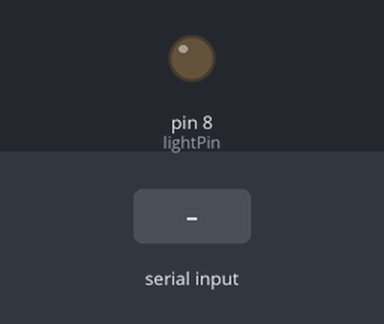
A sketch run on a simulated Arduino Uno, built with avr-gcc and run on an emulated ATmega328P. Shown: output pins drawn as LEDs (lit = HIGH). The inputs (shaded band) are chosen by the test bench. What the sketch prints to the serial monitor is not drawn.

Above: at 1.2 s.
1.3 s: "turn On" received over the second serial link
At 2.9 s:
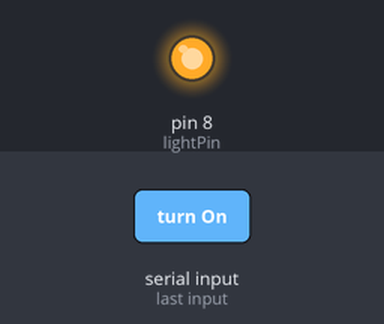
3.8 s: "turn Off" received over the second serial link
At 6.0 s:
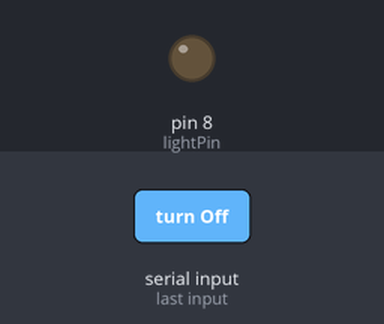
Timing chart, 0 to 7.5 s (numbered marks = the images above; inputs shaded):
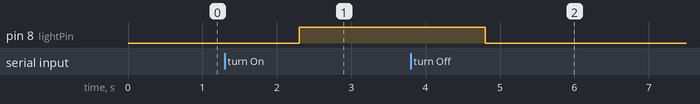

Measured:
- after the input at 1.3 s, pin 8 (lightPin): LOW → HIGH after 1.0 s
- after the input at 3.8 s, pin 8 (lightPin): HIGH → LOW after 1.0 s

The sketch:

voiceRecognitionByAndroid.ino
```cpp
#include <SoftwareSerial.h>

SoftwareSerial BTSerial(2, 3); // RX, TX


int lightPin = 8;
int usTrigPin = 4;
int usEchoPin = 5;


void setup() {
  pinMode(lightPin,OUTPUT);
  pinMode(usTrigPin,OUTPUT); // 센서 Trig 핀
  pinMode(usEchoPin,INPUT); // 센서 Echo 핀

  digitalWrite(lightPin,LOW);

  Serial.begin(9600);
  BTSerial.begin(9600);

}

void loop() {
  if(BTSerial.available()){
    String data = BTSerial.readString();
    Serial.println("[Log] 명령 수신완료 : "+data);
    execFunc(data);
    }
}

int execFunc(String input){
  if(input == "turn On")turnOn();
  if(input == "turn Off")turnOff();
  if(input == "report Dist")reportDist();
  }


void turnOn(){
  digitalWrite(lightPin,HIGH);
  Serial.println("[Log] 명령 실행완료 : 불을 켰습니다.");

  }

void turnOff(){
  digitalWrite(lightPin,LOW);
  Serial.println("[Log] 명령 실행완료 : 불을 꼈습니다.");
  }

void reportDist(){
  String result = "현재 감지된 거리는 " + String(getDist()) + " cm 입니다";
  BTSerial.print(result);
  Serial.print("[Log] 원격 보고완료 : " + result);
}
int getDist(){
  digitalWrite(usTrigPin,HIGH); // 센서에 Trig 신호 입력
  delayMicroseconds(10); // 10us 정도 유지
  digitalWrite(usTrigPin,LOW); // Trig 신호 off

  int duration = pulseIn(usEchoPin,HIGH); // Echo pin: HIGH->Low 간격을 측정
  int cm = microsecondsToCentimeters(duration); // 거리(cm)로 변환

  return cm;
  }

long microsecondsToCentimeters(long microseconds)
{
  return microseconds / 29 / 2;
}
```
